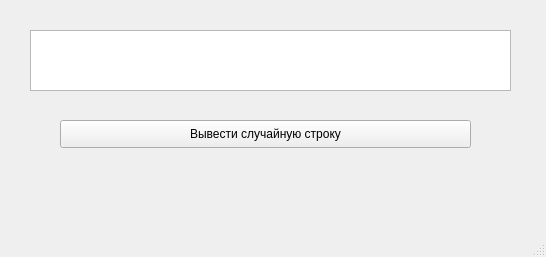
<?xml version="1.0" encoding="UTF-8"?>
<ui version="4.0">
 <class>MainWindow</class>
 <widget class="QMainWindow" name="MainWindow">
  <property name="geometry">
   <rect>
    <x>0</x>
    <y>0</y>
    <width>546</width>
    <height>257</height>
   </rect>
  </property>
  <property name="windowTitle">
   <string>MainWindow</string>
  </property>
  <widget class="QWidget" name="centralwidget">
   <widget class="QPushButton" name="pushButton">
    <property name="geometry">
     <rect>
      <x>60</x>
      <y>120</y>
      <width>411</width>
      <height>28</height>
     </rect>
    </property>
    <property name="text">
     <string>Вывести случайную строку</string>
    </property>
   </widget>
   <widget class="QTextBrowser" name="textBrowser">
    <property name="geometry">
     <rect>
      <x>30</x>
      <y>30</y>
      <width>481</width>
      <height>61</height>
     </rect>
    </property>
   </widget>
  </widget>
  <widget class="QMenuBar" name="menubar">
   <property name="geometry">
    <rect>
     <x>0</x>
     <y>0</y>
     <width>546</width>
     <height>26</height>
    </rect>
   </property>
  </widget>
  <widget class="QStatusBar" name="statusbar"/>
 </widget>
 <resources/>
 <connections/>
</ui>
